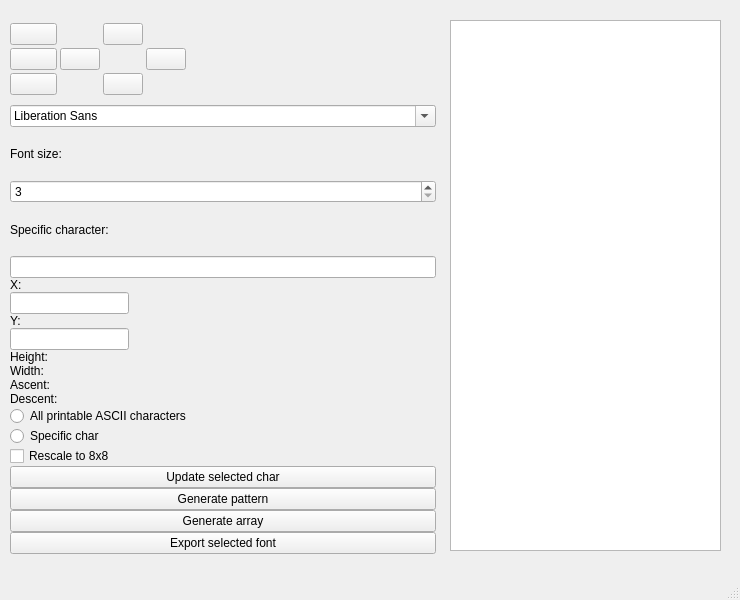
<?xml version="1.0" encoding="UTF-8"?>
<ui version="4.0">
 <class>MainWindow</class>
 <widget class="QMainWindow" name="MainWindow">
  <property name="geometry">
   <rect>
    <x>0</x>
    <y>0</y>
    <width>740</width>
    <height>600</height>
   </rect>
  </property>
  <property name="minimumSize">
   <size>
    <width>740</width>
    <height>600</height>
   </size>
  </property>
  <property name="maximumSize">
   <size>
    <width>740</width>
    <height>600</height>
   </size>
  </property>
  <property name="windowTitle">
   <string>Font Generator 2.0</string>
  </property>
  <property name="windowIcon">
   <iconset>
    <normalon>:/icons/app_ico.png</normalon>
   </iconset>
  </property>
  <widget class="QWidget" name="centralwidget">
   <widget class="QWidget" name="verticalLayoutWidget">
    <property name="geometry">
     <rect>
      <x>10</x>
      <y>23</y>
      <width>426</width>
      <height>531</height>
     </rect>
    </property>
    <layout class="QVBoxLayout" name="verticalLayout">
     <property name="spacing">
      <number>0</number>
     </property>
     <property name="topMargin">
      <number>0</number>
     </property>
     <property name="bottomMargin">
      <number>0</number>
     </property>
     <item>
      <layout class="QGridLayout" name="gridLayout">
       <property name="bottomMargin">
        <number>10</number>
       </property>
       <item row="1" column="0">
        <layout class="QGridLayout" name="positionControlLayout">
         <property name="rightMargin">
          <number>250</number>
         </property>
         <property name="spacing">
          <number>3</number>
         </property>
         <item row="2" column="3">
          <widget class="QPushButton" name="rightBtn">
           <property name="maximumSize">
            <size>
             <width>40</width>
             <height>40</height>
            </size>
           </property>
           <property name="text">
            <string/>
           </property>
           <property name="icon">
            <iconset>
             <normalon>:/icons/right.png</normalon>
            </iconset>
           </property>
          </widget>
         </item>
         <item row="0" column="2">
          <widget class="QPushButton" name="upBtn">
           <property name="maximumSize">
            <size>
             <width>40</width>
             <height>40</height>
            </size>
           </property>
           <property name="text">
            <string/>
           </property>
           <property name="icon">
            <iconset theme="applications-multimedia">
             <normalon>:/icons/up.png</normalon>
            </iconset>
           </property>
           <property name="flat">
            <bool>false</bool>
           </property>
          </widget>
         </item>
         <item row="4" column="2">
          <widget class="QPushButton" name="downBtn">
           <property name="maximumSize">
            <size>
             <width>40</width>
             <height>40</height>
            </size>
           </property>
           <property name="text">
            <string/>
           </property>
           <property name="icon">
            <iconset>
             <normalon>:/icons/down.png</normalon>
            </iconset>
           </property>
          </widget>
         </item>
         <item row="2" column="1">
          <widget class="QPushButton" name="leftBtn">
           <property name="maximumSize">
            <size>
             <width>40</width>
             <height>40</height>
            </size>
           </property>
           <property name="text">
            <string/>
           </property>
           <property name="icon">
            <iconset>
             <normalon>:/icons/left.png</normalon>
            </iconset>
           </property>
          </widget>
         </item>
         <item row="2" column="0">
          <widget class="QPushButton" name="underlineBtn">
           <property name="text">
            <string/>
           </property>
           <property name="icon">
            <iconset>
             <normalon>:/icons/underline.png</normalon>
            </iconset>
           </property>
           <property name="checkable">
            <bool>true</bool>
           </property>
          </widget>
         </item>
         <item row="4" column="0">
          <widget class="QPushButton" name="boldBtn">
           <property name="text">
            <string/>
           </property>
           <property name="icon">
            <iconset>
             <normalon>:/icons/bold.png</normalon>
            </iconset>
           </property>
           <property name="checkable">
            <bool>true</bool>
           </property>
          </widget>
         </item>
         <item row="0" column="0">
          <widget class="QPushButton" name="italicBtn">
           <property name="text">
            <string/>
           </property>
           <property name="icon">
            <iconset>
             <normalon>:/icons/italic.png</normalon>
            </iconset>
           </property>
           <property name="checkable">
            <bool>true</bool>
           </property>
          </widget>
         </item>
        </layout>
       </item>
      </layout>
     </item>
     <item>
      <widget class="QFontComboBox" name="fontComboBox">
       <property name="autoFillBackground">
        <bool>true</bool>
       </property>
      </widget>
     </item>
     <item>
      <widget class="QLabel" name="label">
       <property name="text">
        <string>Font size:</string>
       </property>
      </widget>
     </item>
     <item>
      <widget class="QSpinBox" name="fontSizeSpinBox">
       <property name="minimum">
        <number>3</number>
       </property>
       <property name="maximum">
        <number>200</number>
       </property>
      </widget>
     </item>
     <item>
      <widget class="QLabel" name="label_2">
       <property name="text">
        <string>Specific character:</string>
       </property>
      </widget>
     </item>
     <item>
      <widget class="QLineEdit" name="charLineEdit"/>
     </item>
     <item>
      <layout class="QGridLayout" name="gridLayout_2">
       <property name="rightMargin">
        <number>300</number>
       </property>
       <item row="5" column="0">
        <widget class="QLabel" name="label_7">
         <property name="text">
          <string>Width:</string>
         </property>
        </widget>
       </item>
       <item row="7" column="0">
        <widget class="QLabel" name="label_10">
         <property name="text">
          <string>Descent:</string>
         </property>
        </widget>
       </item>
       <item row="7" column="1">
        <widget class="QLabel" name="descentLabel">
         <property name="text">
          <string/>
         </property>
        </widget>
       </item>
       <item row="4" column="0">
        <widget class="QLabel" name="label_5">
         <property name="text">
          <string>Height:</string>
         </property>
        </widget>
       </item>
       <item row="4" column="1">
        <widget class="QLabel" name="hLabel">
         <property name="text">
          <string/>
         </property>
        </widget>
       </item>
       <item row="5" column="1">
        <widget class="QLabel" name="wLabel">
         <property name="text">
          <string/>
         </property>
        </widget>
       </item>
       <item row="0" column="0">
        <widget class="QLabel" name="label_9">
         <property name="text">
          <string>X:</string>
         </property>
        </widget>
       </item>
       <item row="6" column="0">
        <widget class="QLabel" name="label_8">
         <property name="text">
          <string>Ascent:</string>
         </property>
        </widget>
       </item>
       <item row="1" column="0">
        <widget class="QLineEdit" name="xEdit"/>
       </item>
       <item row="3" column="0">
        <widget class="QLineEdit" name="yEdit"/>
       </item>
       <item row="2" column="0">
        <widget class="QLabel" name="label_11">
         <property name="text">
          <string>Y:</string>
         </property>
        </widget>
       </item>
       <item row="6" column="1">
        <widget class="QLabel" name="ascentLabel">
         <property name="text">
          <string/>
         </property>
        </widget>
       </item>
      </layout>
     </item>
     <item>
      <widget class="QRadioButton" name="printableAsciiRBtn">
       <property name="text">
        <string>All printable ASCII characters</string>
       </property>
      </widget>
     </item>
     <item>
      <widget class="QRadioButton" name="specificCharacterRBtn">
       <property name="text">
        <string>Specific char</string>
       </property>
      </widget>
     </item>
     <item>
      <widget class="QCheckBox" name="isRescaleCheckBox">
       <property name="text">
        <string>Rescale to 8x8</string>
       </property>
      </widget>
     </item>
     <item>
      <widget class="QPushButton" name="updateSelectedChar">
       <property name="text">
        <string>Update selected char</string>
       </property>
      </widget>
     </item>
     <item>
      <widget class="QPushButton" name="generateBtn">
       <property name="text">
        <string>Generate pattern</string>
       </property>
      </widget>
     </item>
     <item>
      <widget class="QPushButton" name="generateArrayBtn">
       <property name="text">
        <string>Generate array</string>
       </property>
      </widget>
     </item>
     <item>
      <widget class="QPushButton" name="expoortBtn">
       <property name="text">
        <string>Export selected font</string>
       </property>
      </widget>
     </item>
    </layout>
   </widget>
   <widget class="QWidget" name="verticalLayoutWidget_2">
    <property name="geometry">
     <rect>
      <x>450</x>
      <y>20</y>
      <width>271</width>
      <height>531</height>
     </rect>
    </property>
    <layout class="QVBoxLayout" name="verticalLayout_2">
     <item>
      <widget class="QListView" name="fontListView">
       <property name="selectionMode">
        <enum>QAbstractItemView::MultiSelection</enum>
       </property>
      </widget>
     </item>
    </layout>
   </widget>
  </widget>
  <widget class="QMenuBar" name="menubar">
   <property name="geometry">
    <rect>
     <x>0</x>
     <y>0</y>
     <width>740</width>
     <height>22</height>
    </rect>
   </property>
  </widget>
  <widget class="QStatusBar" name="statusbar"/>
 </widget>
 <resources/>
 <connections/>
</ui>
